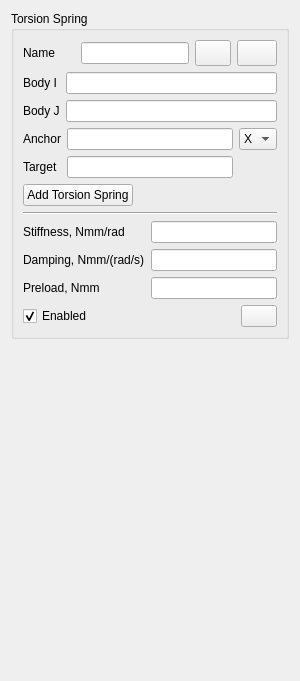
       <widget class="QWidget" name="pageSpringTorsion">
        <layout class="QVBoxLayout" name="verticalLayout_21">
         <item>
          <widget class="QGroupBox" name="grbSpringTorsion">
           <property name="title">
            <string>Torsion Spring</string>
           </property>
           <layout class="QVBoxLayout" name="verticalLayout_18">
            <property name="leftMargin">
             <number>9</number>
            </property>
            <item>
             <layout class="QGridLayout" name="gridLayout_30">
              <item row="0" column="0">
               <widget class="QLabel" name="label_38">
                <property name="text">
                 <string>Name      </string>
                </property>
               </widget>
              </item>
              <item row="0" column="1">
               <widget class="QLineEdit" name="Edit_TorsSpringName">
                <property name="readOnly">
                 <bool>true</bool>
                </property>
               </widget>
              </item>
              <item row="0" column="2">
               <widget class="QPushButton" name="btnRenameTorsSpring">
                <property name="maximumSize">
                 <size>
                  <width>36</width>
                  <height>26</height>
                 </size>
                </property>
                <property name="toolTip">
                 <string>Rename the Spring</string>
                </property>
                <property name="text">
                 <string/>
                </property>
                <property name="icon">
                 <iconset theme="QIcon::ThemeIcon::DocumentProperties"/>
                </property>
               </widget>
              </item>
              <item row="0" column="3">
               <widget class="QPushButton" name="btnDelTorsSpring">
                <property name="minimumSize">
                 <size>
                  <width>36</width>
                  <height>26</height>
                 </size>
                </property>
                <property name="toolTip">
                 <string>Delete the Spring</string>
                </property>
                <property name="text">
                 <string/>
                </property>
                <property name="icon">
                 <iconset theme="QIcon::ThemeIcon::EditDelete"/>
                </property>
               </widget>
              </item>
             </layout>
            </item>
            <item>
             <layout class="QGridLayout" name="gridLayout_26">
              <item row="1" column="0">
               <widget class="QLabel" name="label_40">
                <property name="text">
                 <string>Body J</string>
                </property>
               </widget>
              </item>
              <item row="1" column="1">
               <widget class="QLineEdit" name="Edit_BodyJ_TorsSpring">
                <property name="toolTip">
                 <string>&lt;html&gt;&lt;head/&gt;&lt;body&gt;&lt;p&gt;Define second action Body or Ground&lt;/p&gt;&lt;/body&gt;&lt;/html&gt;</string>
                </property>
                <property name="readOnly">
                 <bool>true</bool>
                </property>
               </widget>
              </item>
              <item row="0" column="0">
               <widget class="QLabel" name="label_41">
                <property name="text">
                 <string>Body I</string>
                </property>
               </widget>
              </item>
              <item row="0" column="1">
               <widget class="QLineEdit" name="Edit_BodyI_TorsSpring">
                <property name="toolTip">
                 <string>&lt;html&gt;&lt;head/&gt;&lt;body&gt;&lt;p&gt;Define first action Body or Ground&lt;/p&gt;&lt;/body&gt;&lt;/html&gt;</string>
                </property>
                <property name="readOnly">
                 <bool>true</bool>
                </property>
               </widget>
              </item>
             </layout>
            </item>
            <item>
             <layout class="QGridLayout" name="gridLayout_27">
              <item row="1" column="1">
               <widget class="QLineEdit" name="Edit_RFBodyJ_TorsSpring">
                <property name="toolTip">
                 <string>&lt;html&gt;&lt;head/&gt;&lt;body&gt;&lt;p&gt;This Reference Frame defines the Spring Torque direction as the axis between the Anchor and Target Reference Frames. XYZ-dropdown is ignored if Target RF is defined.&lt;/p&gt;&lt;/body&gt;&lt;/html&gt;</string>
                </property>
                <property name="readOnly">
                 <bool>true</bool>
                </property>
               </widget>
              </item>
              <item row="1" column="0">
               <widget class="QLabel" name="label_42">
                <property name="text">
                 <string>Target</string>
                </property>
               </widget>
              </item>
              <item row="0" column="0">
               <widget class="QLabel" name="label_43">
                <property name="text">
                 <string>Anchor</string>
                </property>
               </widget>
              </item>
              <item row="0" column="1">
               <widget class="QLineEdit" name="Edit_RFBodyI_TorsSpring">
                <property name="toolTip">
                 <string>&lt;html&gt;&lt;head/&gt;&lt;body&gt;&lt;p&gt;Define Reference Frame of the Spring location&lt;/p&gt;&lt;/body&gt;&lt;/html&gt;</string>
                </property>
                <property name="readOnly">
                 <bool>true</bool>
                </property>
               </widget>
              </item>
              <item row="0" column="2">
               <widget class="QComboBox" name="cmbSpringBodyIAnchorXYZ">
                <property name="toolTip">
                 <string>&lt;html&gt;&lt;head/&gt;&lt;body&gt;&lt;p&gt;Define the axis of the Anchor RF. It defines the Spring Torque axis. It is considered if Target RF is not defined (empty).&lt;/p&gt;&lt;/body&gt;&lt;/html&gt;</string>
                </property>
                <property name="currentText">
                 <string>X</string>
                </property>
                <item>
                 <property name="text">
                  <string>X</string>
                 </property>
                </item>
                <item>
                 <property name="text">
                  <string>Y</string>
                 </property>
                </item>
                <item>
                 <property name="text">
                  <string>Z</string>
                 </property>
                </item>
               </widget>
              </item>
             </layout>
            </item>
            <item>
             <layout class="QGridLayout" name="gridLayout_28">
              <item row="0" column="1">
               <spacer name="horizontalSpacer_9">
                <property name="orientation">
                 <enum>Qt::Orientation::Horizontal</enum>
                </property>
                <property name="sizeHint" stdset="0">
                 <size>
                  <width>40</width>
                  <height>20</height>
                 </size>
                </property>
               </spacer>
              </item>
              <item row="0" column="0">
               <widget class="QPushButton" name="btnAddTorsSpring">
                <property name="toolTip">
                 <string>&lt;html&gt;&lt;head/&gt;&lt;body&gt;&lt;p&gt;Create new Rotational Spring-Damper&lt;/p&gt;&lt;/body&gt;&lt;/html&gt;</string>
                </property>
                <property name="text">
                 <string>Add Torsion Spring</string>
                </property>
               </widget>
              </item>
             </layout>
            </item>
            <item>
             <widget class="Line" name="line_3">
              <property name="orientation">
               <enum>Qt::Orientation::Horizontal</enum>
              </property>
             </widget>
            </item>
            <item>
             <layout class="QGridLayout" name="gridLayout_25">
              <item row="0" column="0">
               <widget class="QLabel" name="label_39">
                <property name="text">
                 <string>Stiffness, Nmm/rad</string>
                </property>
               </widget>
              </item>
              <item row="0" column="1">
               <widget class="QLineEdit" name="Edit_StiffnessTorsSpring">
                <property name="toolTip">
                 <string>&lt;html&gt;&lt;head/&gt;&lt;body&gt;&lt;p&gt;Define the Stiffness of the Spring&lt;/p&gt;&lt;/body&gt;&lt;/html&gt;</string>
                </property>
               </widget>
              </item>
              <item row="1" column="0">
               <widget class="QLabel" name="label_44">
                <property name="text">
                 <string>Damping, Nmm/(rad/s)</string>
                </property>
               </widget>
              </item>
              <item row="1" column="1">
               <widget class="QLineEdit" name="Edit_DampingTorsSpring">
                <property name="toolTip">
                 <string>&lt;html&gt;&lt;head/&gt;&lt;body&gt;&lt;p&gt;Define the Damping of the Spring&lt;/p&gt;&lt;/body&gt;&lt;/html&gt;</string>
                </property>
               </widget>
              </item>
              <item row="2" column="0">
               <widget class="QLabel" name="label_45">
                <property name="text">
                 <string>Preload, Nmm</string>
                </property>
               </widget>
              </item>
              <item row="2" column="1">
               <widget class="QLineEdit" name="Edit_PreloadTorsSpring">
                <property name="toolTip">
                 <string>&lt;html&gt;&lt;head/&gt;&lt;body&gt;&lt;p&gt;Define the Spring initial Preload&lt;/p&gt;&lt;/body&gt;&lt;/html&gt;</string>
                </property>
               </widget>
              </item>
             </layout>
            </item>
            <item>
             <layout class="QGridLayout" name="gridLayout_29">
              <item row="0" column="0">
               <widget class="QCheckBox" name="chkEnabledTorsSpring">
                <property name="toolTip">
                 <string>&lt;html&gt;&lt;head/&gt;&lt;body&gt;&lt;p&gt;Enable / disable selected Spring in the Simulation&lt;/p&gt;&lt;/body&gt;&lt;/html&gt;</string>
                </property>
                <property name="text">
                 <string>Enabled</string>
                </property>
                <property name="checked">
                 <bool>true</bool>
                </property>
               </widget>
              </item>
              <item row="0" column="2">
               <spacer name="horizontalSpacer_10">
                <property name="orientation">
                 <enum>Qt::Orientation::Horizontal</enum>
                </property>
                <property name="sizeHint" stdset="0">
                 <size>
                  <width>40</width>
                  <height>20</height>
                 </size>
                </property>
               </spacer>
              </item>
              <item row="0" column="3">
               <widget class="QPushButton" name="btnUpdateTorsSpring">
                <property name="maximumSize">
                 <size>
                  <width>36</width>
                  <height>26</height>
                 </size>
                </property>
                <property name="toolTip">
                 <string>&lt;html&gt;&lt;head/&gt;&lt;body&gt;&lt;p&gt;Apply the Stiffness, Damping and Preload properties of the Spring&lt;/p&gt;&lt;/body&gt;&lt;/html&gt;</string>
                </property>
                <property name="text">
                 <string/>
                </property>
                <property name="icon">
                 <iconset theme="QIcon::ThemeIcon::SyncSynchronizing"/>
                </property>
               </widget>
              </item>
             </layout>
            </item>
           </layout>
          </widget>
         </item>
         <item>
          <spacer name="verticalSpacer_6">
           <property name="orientation">
            <enum>Qt::Orientation::Vertical</enum>
           </property>
           <property name="sizeHint" stdset="0">
            <size>
             <width>20</width>
             <height>331</height>
            </size>
           </property>
          </spacer>
         </item>
        </layout>
       </widget>
